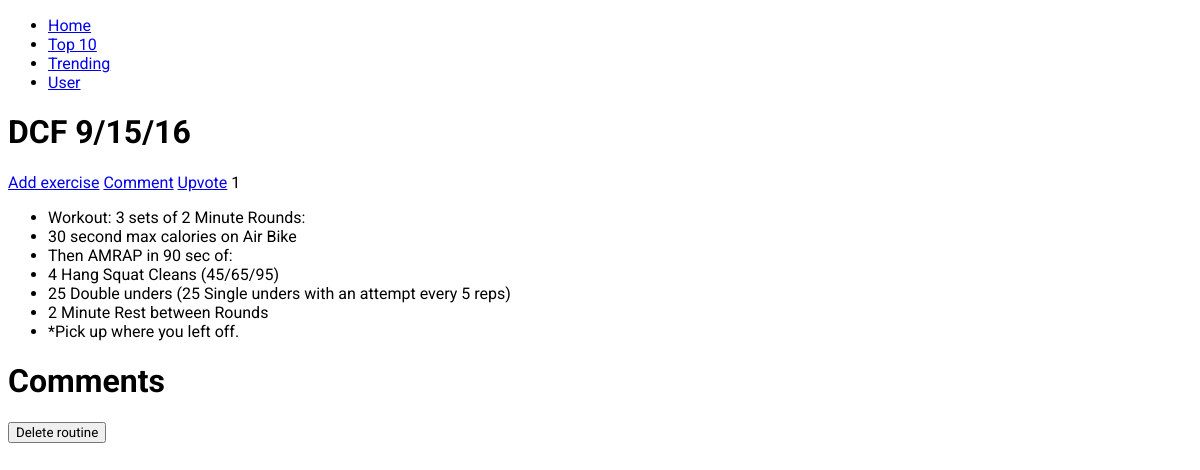
Screenshot of /workouts/20/ with the database file from the repository.
### workouts/models.py (models this page shows, shortened)
class Routine(models.Model):
  routine_text = models.CharField(max_length=200)
  pub_date = models.DateTimeField('date published')
  likes = models.IntegerField(default=0)

class Exercise(models.Model):
  routine = models.ForeignKey(Routine, on_delete=models.CASCADE)
  exercise_text = models.CharField(max_length=200)
  pub_date = models.DateTimeField('date published')
  likes = models.IntegerField(default=0)

### workouts/views.py (the view)
# urls.py: url(r'^(?P<routine_id>[0-9]+)/$', views.detail, name='detail'),
def detail(request, routine_id):
  routine = get_object_or_404(Routine, pk=routine_id)
  if request.method == 'POST':
    routine.delete()
    return HttpResponseRedirect(reverse('workouts:index'))
  else:
    return render(request, 'workouts/detail.html', {
      'routine': routine,
    })

### workouts/templates/workouts/detail.html (shortened to what this page needs)
{% extends "./base.html" %}
{% block content %}
<h1>{{ routine.routine_text }}</h1>
<a href="{% url 'workouts:add_exercise' routine.id %}">Add exercise</a>
<a href="{% url 'workouts:comment' routine.id %}">Comment</a>
<a href="{% url 'workouts:like' routine.id %}">Upvote</a>
<span>{{ routine.likes }}</span>
<ul>
{% for exercise in routine.exercise_set.all %}
    <li>{{ exercise.exercise_text }}</li>
{% endfor %}
</ul>
<div>
<h1>Comments</h1>
</div>
<div>
<form method="post">
  <input type="submit" value="Delete routine"/>
</form>
</div>
{% endblock content %}

### workouts/static/workouts/style.css (style rules this page uses)
* { font-family: 'Roboto', sans-serif; }

### rows the page displays
Routine: routine_text "DCF 9/15/16", likes "1"
Exercise: exercise_text "Workout: 3 sets of 2 Minute Rounds:"
Exercise: exercise_text "30 second max calories on Air Bike"
Exercise: exercise_text "Then AMRAP in 90 sec of:"
Exercise: exercise_text "4 Hang Squat Cleans (45/65/95)"
Exercise: exercise_text "25 Double unders (25 Single unders with an attempt every 5 reps)"
Exercise: exercise_text "2 Minute Rest between Rounds"
Exercise: exercise_text "*Pick up where you left off."
